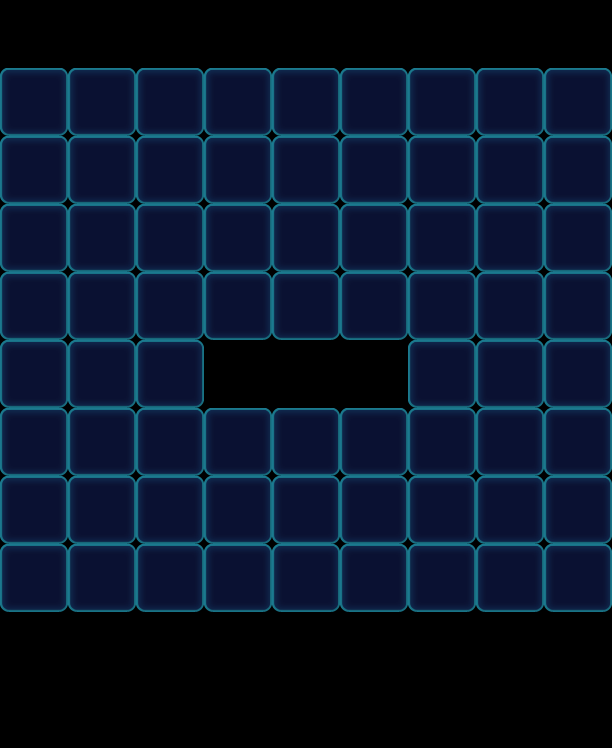

The image is a tile-based game level rendered from a .tmx file. Its description and source (layers, tilesets, objects; grid data summarised) follow:
An orthogonal 9x11 tile map with 68x68 px tiles, 1 tile layer (Valid), 2 tilesets and 81 objects (63x Monster, 12x Factory_Normal, 6x Flower).

<map version="1.0" orientation="orthogonal" width="9" height="11" tilewidth="68" tileheight="68">
 <tileset firstgid="1" name="game_grid1" tilewidth="68" tileheight="68">
  <image source="game_grid1.png" width="68" height="68" />
 </tileset>
 <tileset firstgid="2" name="map" tilewidth="68" tileheight="68">
  <image source="map.png" width="1024" height="1024" />
 </tileset>
 <layer name="Valid" width="9" height="11">
  <data>[99 cells, 69 non-empty, 1 distinct tile ids]</data>
 </layer>
 <objectgroup name="BottomObj" width="9" height="11" />
 <objectgroup name="MiddleObj" width="9" height="11">
  <object type="Flower" gid="2" x="68" y="204">
   <properties>
    <property name="FlowerLevel" value="0" />
   </properties>
  </object>
  <object type="Monster" gid="2" x="136" y="272">
   <properties>
    <property name="Color" value="Blue" />
   </properties>
  </object>
  <object type="Flower" gid="2" x="408" y="204">
   <properties>
    <property name="FlowerLevel" value="0" />
   </properties>
  </object>
  <object type="Flower" gid="2" x="272" y="272">
   <properties>
    <property name="FlowerLevel" value="0" />
   </properties>
  </object>
  <object type="Monster" gid="2" x="272" y="136">
   <properties>
    <property name="Color" value="Blue" />
   </properties>
  </object>
  <object type="Monster" gid="2" x="476" y="136">
   <properties>
    <property name="Color" value="Blue" />
   </properties>
  </object>
  <object type="Monster" gid="2" x="476" y="272">
   <properties>
    <property name="Color" value="Blue" />
   </properties>
  </object>
  <object type="Monster" gid="2" x="544" y="340">
   <properties>
    <property name="Color" value="Blue" />
   </properties>
  </object>
  <object type="Monster" gid="2" x="0" y="340">
   <properties>
    <property name="Color" value="Blue" />
   </properties>
  </object>
  <object type="Monster" gid="2" x="68" y="544">
   <properties>
    <property name="Color" value="Blue" />
   </properties>
  </object>
  <object type="Monster" gid="2" x="272" y="476">
   <properties>
    <property name="Color" value="Blue" />
   </properties>
  </object>
  <object type="Monster" gid="2" x="340" y="612">
   <properties>
    <property name="Color" value="Blue" />
   </properties>
  </object>
  <object type="Monster" gid="2" x="476" y="476">
   <properties>
    <property name="Color" value="Blue" />
   </properties>
  </object>
  <object type="Monster" gid="2" x="0" y="612">
   <properties>
    <property name="Color" value="Blue" />
   </properties>
  </object>
  <object type="Monster" gid="17" x="68" y="340">
   <properties>
    <property name="Color" value="Purple" />
   </properties>
  </object>
  <object type="Monster" gid="17" x="272" y="204">
   <properties>
    <property name="Color" value="Purple" />
   </properties>
  </object>
  <object type="Monster" gid="17" x="408" y="272">
   <properties>
    <property name="Color" value="Purple" />
   </properties>
  </object>
  <object type="Monster" gid="17" x="476" y="340">
   <properties>
    <property name="Color" value="Purple" />
   </properties>
  </object>
  <object type="Monster" gid="17" x="544" y="204">
   <properties>
    <property name="Color" value="Purple" />
   </properties>
  </object>
  <object type="Monster" gid="17" x="340" y="136">
   <properties>
    <property name="Color" value="Purple" />
   </properties>
  </object>
  <object type="Monster" gid="17" x="0" y="204">
   <properties>
    <property name="Color" value="Purple" />
   </properties>
  </object>
  <object type="Monster" gid="17" x="0" y="544">
   <properties>
    <property name="Color" value="Purple" />
   </properties>
  </object>
  <object type="Flower" gid="17" x="136" y="476">
   <properties>
    <property name="FlowerLevel" value="0" />
   </properties>
  </object>
  <object type="Monster" gid="17" x="272" y="544">
   <properties>
    <property name="Color" value="Purple" />
   </properties>
  </object>
  <object type="Monster" gid="17" x="408" y="476">
   <properties>
    <property name="Color" value="Purple" />
   </properties>
  </object>
  <object type="Monster" gid="17" x="476" y="612">
   <properties>
    <property name="Color" value="Purple" />
   </properties>
  </object>
  <object type="Monster" gid="19" x="68" y="136">
   <properties>
    <property name="Color" value="Yellow" />
   </properties>
  </object>
  <object type="Monster" gid="19" x="136" y="136">
   <properties>
    <property name="Color" value="Yellow" />
   </properties>
  </object>
  <object type="Monster" gid="19" x="204" y="204">
   <properties>
    <property name="Color" value="Yellow" />
   </properties>
  </object>
  <object type="Monster" gid="19" x="408" y="340">
   <properties>
    <property name="Color" value="Yellow" />
   </properties>
  </object>
  <object type="Monster" gid="19" x="544" y="272">
   <properties>
    <property name="Color" value="Yellow" />
   </properties>
  </object>
  <object type="Monster" gid="19" x="408" y="136">
   <properties>
    <property name="Color" value="Yellow" />
   </properties>
  </object>
  <object type="Monster" gid="19" x="272" y="612">
   <properties>
    <property name="Color" value="Yellow" />
   </properties>
  </object>
  <object type="Monster" gid="19" x="408" y="544">
   <properties>
    <property name="Color" value="Yellow" />
   </properties>
  </object>
  <object type="Monster" gid="19" x="544" y="476">
   <properties>
    <property name="Color" value="Yellow" />
   </properties>
  </object>
  <object type="Monster" gid="19" x="544" y="612">
   <properties>
    <property name="Color" value="Yellow" />
   </properties>
  </object>
  <object type="Monster" gid="19" x="136" y="544">
   <properties>
    <property name="Color" value="Yellow" />
   </properties>
  </object>
  <object type="Monster" gid="19" x="204" y="340">
   <properties>
    <property name="Color" value="Yellow" />
   </properties>
  </object>
  <object type="Monster" gid="19" x="0" y="408">
   <properties>
    <property name="Color" value="Yellow" />
   </properties>
  </object>
  <object type="Flower" gid="2" x="408" y="408">
   <properties>
    <property name="FlowerLevel" value="0" />
   </properties>
  </object>
  <object type="Monster" gid="17" x="544" y="408">
   <properties>
    <property name="Color" value="Purple" />
   </properties>
  </object>
  <object type="Monster" gid="19" x="0" y="272">
   <properties>
    <property name="Color" value="Yellow" />
   </properties>
  </object>
  <object type="Monster" gid="19" x="68" y="272">
   <properties>
    <property name="Color" value="Yellow" />
   </properties>
  </object>
  <object type="Monster" gid="19" x="204" y="476">
   <properties>
    <property name="Color" value="Yellow" />
   </properties>
  </object>
  <object type="Monster" gid="19" x="68" y="612">
   <properties>
    <property name="Color" value="Yellow" />
   </properties>
  </object>
  <object type="Monster" gid="19" x="476" y="544">
   <properties>
    <property name="Color" value="Yellow" />
   </properties>
  </object>
  <object type="Monster" gid="2" x="0" y="476">
   <properties>
    <property name="Color" value="Blue" />
   </properties>
  </object>
  <object type="Monster" gid="2" x="136" y="408">
   <properties>
    <property name="Color" value="Blue" />
   </properties>
  </object>
  <object type="Monster" gid="2" x="340" y="544">
   <properties>
    <property name="Color" value="Blue" />
   </properties>
  </object>
  <object type="Monster" gid="2" x="204" y="612">
   <properties>
    <property name="Color" value="Blue" />
   </properties>
  </object>
  <object type="Monster" gid="17" x="204" y="272">
   <properties>
    <property name="Color" value="Purple" />
   </properties>
  </object>
  </objectgroup>
 <objectgroup color="#000000" name="TopObj" width="9" height="11">
  <!-- 12 objects omitted --></objectgroup>
</map>
<!-- 30 of 81 objects omitted -->
